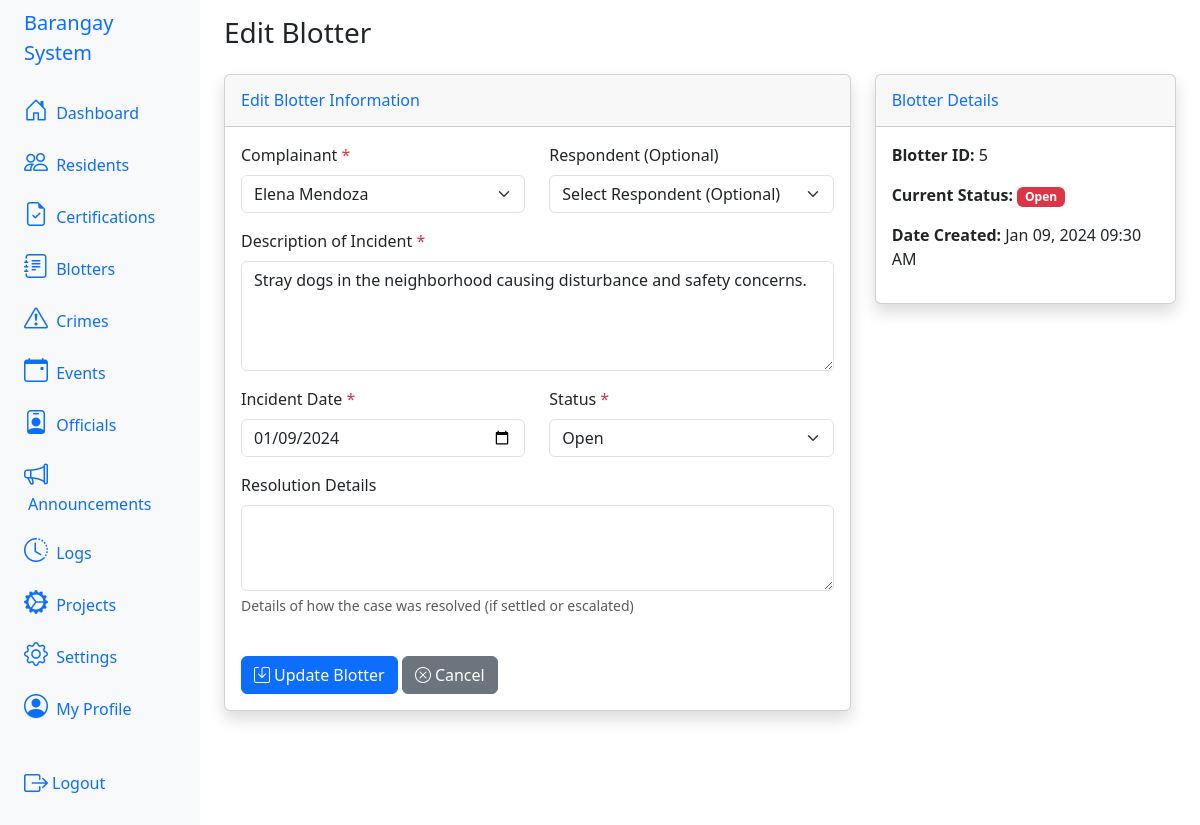
Page /index.php?action=blotters&sub=edit&id=5 (signed in) on the committed database.
### tables this page shows
CREATE TABLE IF NOT EXISTS `tbl_blotters` (
  `id` int NOT NULL AUTO_INCREMENT,
  `complainant_id` int NOT NULL,
  `respondent_id` int DEFAULT NULL,
  `description` text NOT NULL,
  `incident_date` date NOT NULL,
  `status` enum('open','settled','escalated') DEFAULT 'open',
  `resolution` text,
  `created_at` timestamp NULL DEFAULT CURRENT_TIMESTAMP,
  PRIMARY KEY (`id`),
  KEY `complainant_id` (`complainant_id`),
  KEY `respondent_id` (`respondent_id`),
  CONSTRAINT `tbl_blotters_ibfk_1` FOREIGN KEY (`complainant_id`) REFERENCES `tbl_residents` (`id`) ON DELETE CASCADE,
  CONSTRAINT `tbl_blotters_ibfk_2` FOREIGN KEY (`respondent_id`) REFERENCES `tbl_residents` (`id`) ON DELETE SET NULL
);

CREATE TABLE IF NOT EXISTS `tbl_residents` (
  `id` int NOT NULL AUTO_INCREMENT,
  `user_id` int DEFAULT NULL,
  `full_name` varchar(255) NOT NULL,
  `address` text NOT NULL,
  `birthdate` date NOT NULL,
  `gender` enum('male','female','other') NOT NULL,
  `contact_number` varchar(50) DEFAULT NULL,
  `occupation` varchar(255) DEFAULT NULL,
  `civil_status` enum('single','married','widowed','divorced') NOT NULL,
  `created_at` timestamp NULL DEFAULT CURRENT_TIMESTAMP,
  `updated_at` timestamp NULL DEFAULT CURRENT_TIMESTAMP ON UPDATE CURRENT_TIMESTAMP,
  PRIMARY KEY (`id`),
  KEY `user_id` (`user_id`),
  CONSTRAINT `tbl_residents_ibfk_1` FOREIGN KEY (`user_id`) REFERENCES `tbl_users` (`id`) ON DELETE SET NULL
);

### app/views/blotters/edit_blotter.php (the view, shortened to what this page needs)
<?php
$old = $_SESSION['old'] ?? [];
?>
<div class="container-fluid">
    <h1 class="h3 mb-4 text-gray-800"><?php echo $title ?? 'Edit Blotter'; ?></h1>
    <div class="row">
        <div class="col-md-8">
            <div class="card shadow">
                <div class="card-header py-3">
                    <h6 class="m-0 font-weight-bold text-primary">Edit Blotter Information</h6>
                </div>
                <div class="card-body">
                    <form action="index.php?action=blotters&sub=update" method="POST">
                        <div class="row">
                            <div class="col-md-6 mb-3">
                                <label for="complainant_id" class="form-label">Complainant <span class="text-danger">*</span></label>
                                <select class="form-select" id="complainant_id" name="complainant_id" required>
                                    <?php foreach ($residents as $resident): ?>
                                        <option value="<?php echo $resident['id']; ?>"
                                            <?php echo ($old['complainant_id'] ?? $blotter['complainant_id']) == $resident['id'] ? 'selected' : ''; ?>>
                                            <?php echo htmlspecialchars($resident['full_name']); ?>
                                        </option>
                                    <?php endforeach; ?>
                                </select>
                            </div>
                            <div class="col-md-6 mb-3">
                                <label for="respondent_id" class="form-label">Respondent (Optional)</label>
                                <select class="form-select" id="respondent_id" name="respondent_id">
                                    <option value="">Select Respondent (Optional)</option>
                                </select>
                            </div>
                            <div class="col-md-12 mb-3">
                                <label for="description" class="form-label">Description of Incident <span class="text-danger">*</span></label>
                                <textarea class="form-control" id="description" name="description" rows="4" required><?php echo htmlspecialchars($old['description'] ?? $blotter['description']); ?></textarea>
                            </div>
                            <div class="col-md-6 mb-3">
                                <label for="incident_date" class="form-label">Incident Date <span class="text-danger">*</span></label>
                                <input type="date" class="form-control" id="incident_date" name="incident_date"
                                    value="<?php echo htmlspecialchars($old['incident_date'] ?? $blotter['incident_date']); ?>" required>
                            </div>
                            <div class="col-md-6 mb-3">
                                <label for="status" class="form-label">Status <span class="text-danger">*</span></label>
                                <select class="form-select" id="status" name="status" required>
                                    <option value="open" <?php echo ($old['status'] ?? $blotter['status']) == 'open' ? 'selected' : ''; ?>>Open</option>
                                </select>
                            </div>
                            <div class="col-md-12 mb-3">
                                <label for="resolution" class="form-label">Resolution Details</label>
                                <textarea class="form-control" id="resolution" name="resolution" rows="3"><?php echo htmlspecialchars($old['resolution'] ?? $blotter['resolution'] ?? ''); ?></textarea>
                                <div class="form-text">Details of how the case was resolved (if settled or escalated)</div>
                            </div>
                        </div>
                        <div class="mt-4">
                            <button type="submit" class="btn btn-primary">
                                <i class="bi bi-save me-1"></i>Update Blotter
                            </button>
                            <a href="index.php?action=blotters" class="btn btn-secondary">
                                <i class="bi bi-x-circle me-1"></i>Cancel
                            </a>
                        </div>
                    </form>
                </div>
            </div>
        </div>
        <div class="col-md-4">
            <div class="card shadow">
                <div class="card-header py-3">
                    <h6 class="m-0 font-weight-bold text-primary">Blotter Details</h6>
                </div>
                <div class="card-body">
                    <p><strong>Blotter ID:</strong> <?php echo $blotter['id']; ?></p>
                    <p><strong>Current Status:</strong>
                        <span class="badge bg-<?php
                            echo $blotter['status'] === 'open' ? 'danger' :
                                   ($blotter['status'] === 'settled' ? 'success' : 'warning');
                        ?>">
                            <?php echo ucfirst($blotter['status']); ?>
                        </span>
                    </p>
                    <p><strong>Date Created:</strong> <?php echo date('M d, Y h:i A', strtotime($blotter['created_at'])); ?></p>
                </div>
            </div>
        </div>
    </div>
</div>

### rows in the picture
tbl_blotters: complainant_id "Elena Mendoza", description "Stray dogs in the neighborhood causing disturbance and safety concerns.", incident_date "01/09/2024", status "Open", id "5", created_at "Jan 09, 2024 09:30 AM"

### other values in the picture
$title "Edit Blotter"
